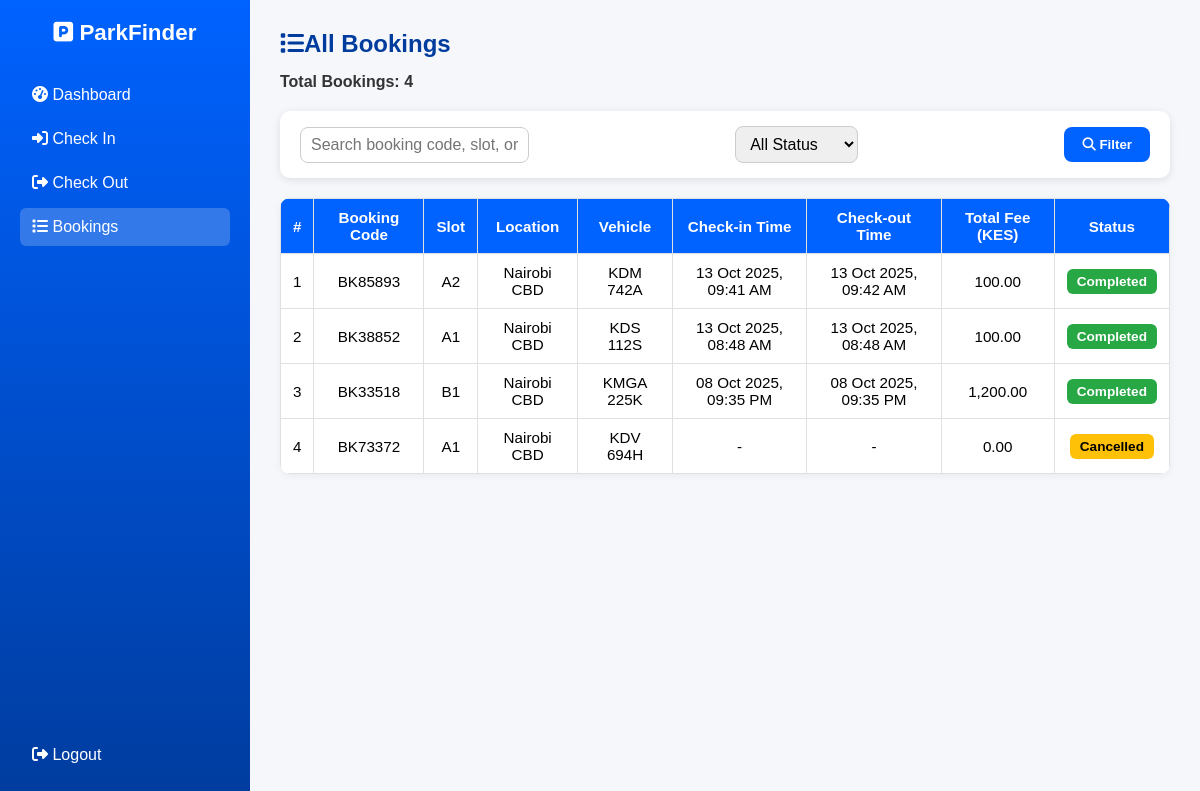
The page /attendant/view_bookings.php (signed in) on the database its author committed.
### tables this page shows
CREATE TABLE `bookings` (
  `id` int(11) NOT NULL,
  `booking_code` varchar(50) NOT NULL,
  `checkin_time` datetime DEFAULT NULL,
  `checkout_time` datetime DEFAULT NULL,
  `total_fee` decimal(10,2) DEFAULT 0.00,
  `user_id` int(11) NOT NULL,
  `slot_id` int(11) NOT NULL,
  `vehicle_no` varchar(50) DEFAULT NULL,
  `vehicle_type` enum('motorcycle','car','van','truck') DEFAULT 'car',
  `start_time` datetime NOT NULL,
  `end_time` datetime DEFAULT NULL,
  `amount_paid` decimal(10,2) DEFAULT 0.00,
  `status` enum('reserved','active','completed','cancelled','no_show') DEFAULT 'reserved',
  `price` decimal(10,2) DEFAULT 0.00,
  `paid` tinyint(1) DEFAULT 0,
  `payment_method` varchar(50) DEFAULT NULL,
  `receipt_url` varchar(255) DEFAULT NULL,
  `qr_image` varchar(255) DEFAULT NULL,
  `created_at` timestamp NOT NULL DEFAULT current_timestamp(),
  `updated_at` timestamp NOT NULL DEFAULT current_timestamp() ON UPDATE current_timestamp()
);

CREATE TABLE `parking_slots` (
  `id` int(11) NOT NULL,
  `slot_name` varchar(100) NOT NULL,
  `location` varchar(100) DEFAULT NULL,
  `branch_id` int(11) NOT NULL,
  `slot_code` varchar(50) NOT NULL,
  `type` enum('motorcycle','car','van','truck') DEFAULT 'car',
  `hourly_rate` decimal(10,2) NOT NULL DEFAULT 0.00,
  `status` enum('vacant','occupied','reserved','out_of_service') DEFAULT 'vacant',
  `created_at` timestamp NOT NULL DEFAULT current_timestamp()
);

### attendant/view_bookings.php (the view, shortened to what this page needs)
<?php
require_once __DIR__ . '/../src/db.php';
$where = [];
$params = [];
$where_sql = count($where) ? "WHERE " . implode(" AND ", $where) : "";
$stmt = $pdo->prepare("
  SELECT b.*, s.slot_name, s.location
  FROM bookings b
  JOIN parking_slots s ON b.slot_id = s.id
  $where_sql
  ORDER BY b.created_at DESC
");
$stmt->execute($params);
$bookings = $stmt->fetchAll();
?>
<!DOCTYPE html>
<html lang="en">
<head>
  <link href="https://cdnjs.cloudflare.com/ajax/libs/font-awesome/6.5.0/css/all.min.css" rel="stylesheet">
</head>
<body>
  <div class="sidebar">
    <div>
      <h2><i class="fa-solid fa-square-parking"></i> ParkFinder</h2>
      <a href="attendant_dashboard.php"><i class="fa-solid fa-gauge-high me-2"></i> Dashboard</a>
      <a href="checkin.php"><i class="fa-solid fa-sign-in-alt me-2"></i> Check In</a>
      <a href="checkout.php"><i class="fa-solid fa-sign-out-alt me-2"></i> Check Out</a>
      <a href="view_bookings.php" class="active"><i class="fa-solid fa-list me-2"></i> Bookings</a>
    </div>
    <a href="../public/logout.php"><i class="fa-solid fa-right-from-bracket me-2"></i> Logout</a>
  </div>
  <div class="main">
    <h3><i class="fa-solid fa-list me-2"></i>All Bookings</h3>
    <div class="summary">Total Bookings: <strong><?= count($bookings) ?></strong></div>
    <form method="GET">
      <div class="filter-bar">
        <input type="text" name="search" placeholder="Search booking code, slot, or vehicle"
          value="<?= htmlspecialchars($_GET['search'] ?? '') ?>">
        <select name="status">
          <option value="">All Status</option>
        </select>
        <button type="submit"><i class="fa-solid fa-search me-1"></i> Filter</button>
      </div>
    </form>
    <div class="table-wrapper">
      <table>
        <thead>
          <tr>
            <th>#</th>
            <th>Booking Code</th>
            <th>Slot</th>
            <th>Location</th>
            <th>Vehicle</th>
            <th>Check-in Time</th>
            <th>Check-out Time</th>
            <th>Total Fee (KES)</th>
            <th>Status</th>
          </tr>
        </thead>
        <tbody>
          <?php if (count($bookings) > 0): ?>
            <?php $i = 1;
            foreach ($bookings as $b): ?>
              <tr>
                <td data-label="#"> <?= $i++ ?></td>
                <td data-label="Booking Code"><?= htmlspecialchars($b['booking_code']) ?></td>
                <td data-label="Slot"><?= htmlspecialchars($b['slot_name']) ?></td>
                <td data-label="Location"><?= htmlspecialchars($b['location']) ?></td>
                <td data-label="Vehicle"><?= htmlspecialchars($b['vehicle_no']) ?></td>
                <td data-label="Check-in"><?= $b['checkin_time'] ? date('d M Y, h:i A', strtotime($b['checkin_time'])) : '-' ?></td>
                <td data-label="Check-out"><?= $b['checkout_time'] ? date('d M Y, h:i A', strtotime($b['checkout_time'])) : '-' ?></td>
                <td data-label="Total Fee"><?= $b['total_fee'] ? number_format($b['total_fee'], 2) : '-' ?></td>
                <td data-label="Status">
                  <?php
                  $status_class = $b['status'] === 'completed'
                    ? 'completed'
                    : ($b['status'] === 'checked_in' ? 'checked_in' : 'pending');
                  ?>
                  <span class="status <?= $status_class ?>">
                    <?= ucfirst(str_replace('_', ' ', $b['status'])) ?>
                  </span>
                </td>
              </tr>
            <?php endforeach; ?>
          <?php else: ?>
            <tr>
              <td colspan="9" class="text-muted">No bookings found.</td>
            </tr>
          <?php endif; ?>
        </tbody>
      </table>
    </div>
  </div>
</body>
</html>

### attendant/view_bookings.php (style rules this page uses)
* { box-sizing: border-box; margin: 0; padding: 0; }
body { font-family: 'Poppins', sans-serif; background-color: #f5f7fa; display: flex; min-height: 100vh; }
.sidebar { width: 250px; background: linear-gradient(180deg, #0062ff, #003c9e); color: #fff; padding: 20px; flex-shrink: 0; display: flex; flex-direction: column; justify-content: space-between; }
.sidebar h2 { text-align: center; font-size: 1.4rem; margin-bottom: 30px; }
.sidebar a { color: #fff; text-decoration: none; display: block; padding: 10px 12px; border-radius: 6px; margin-bottom: 6px; transition: background 0.3s; }
.sidebar a:hover, .sidebar a.active { background: rgba(255, 255, 255, 0.2); }
.main { flex-grow: 1; padding: 30px; }
h3 { font-size: 1.5rem; color: #003c9e; margin-bottom: 15px; }
.summary { font-weight: 600; color: #333; margin-bottom: 20px; }
form { background: #fff; border-radius: 10px; padding: 15px 20px; box-shadow: 0 2px 8px rgba(0, 0, 0, 0.1); margin-bottom: 20px; }
.filter-bar { display: flex; flex-wrap: wrap; gap: 10px; align-items: center; justify-content: space-between; }
input[type="text"], select { padding: 8px 10px; border: 1px solid #ccc; border-radius: 8px; font-size: 1rem; }
button { background-color: #0062ff; color: white; border: none; padding: 10px 18px; border-radius: 8px; cursor: pointer; font-weight: 600; transition: 0.3s; }
table { width: 100%; border-collapse: collapse; background: #fff; border-radius: 10px; overflow: hidden; box-shadow: 0 2px 8px rgba(0, 0, 0, 0.05); }
thead { background-color: #0062ff; color: white; }
th, td { padding: 10px 12px; border: 1px solid #e0e0e0; text-align: center; font-size: 0.95rem; }
.status { padding: 5px 10px; border-radius: 6px; font-size: 0.85rem; font-weight: 600; display: inline-block; }
.status.pending { background-color: #ffc107; color: #000; }
.status.completed { background-color: #28a745; color: white; }

### rows shown on the page
bookings: booking_code "BK85893", slot.slot_name "A2", slot.location "Nairobi CBD", vehicle_no "KDM 742A", checkin_time "13 Oct 2025, 09:41 AM", checkout_time "13 Oct 2025, 09:42 AM", total_fee "100.00", status "Completed"
bookings: booking_code "BK38852", slot.slot_name "A1", slot.location "Nairobi CBD", vehicle_no "KDS 112S", checkin_time "13 Oct 2025, 08:48 AM", checkout_time "13 Oct 2025, 08:48 AM", total_fee "100.00", status "Completed"
bookings: booking_code "BK33518", slot.slot_name "B1", slot.location "Nairobi CBD", vehicle_no "KMGA 225K", checkin_time "08 Oct 2025, 09:35 PM", checkout_time "08 Oct 2025, 09:35 PM", total_fee "1,200.00", status "Completed"
bookings: booking_code "BK73372", slot.slot_name "A1", slot.location "Nairobi CBD", vehicle_no "KDV 694H", total_fee "0.00", status "Cancelled"

### other values the page prints
count($bookings) "4"
